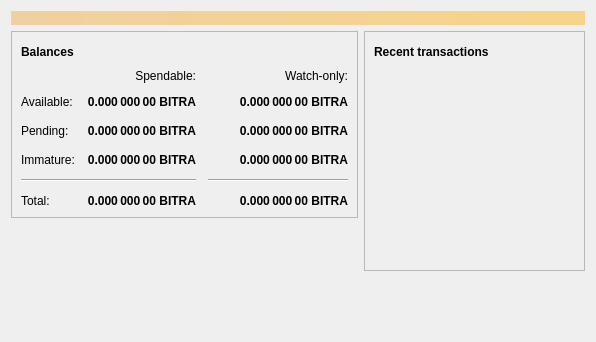
<?xml version="1.0" encoding="UTF-8"?>
<ui version="4.0">
 <class>OverviewPage</class>
 <widget class="QWidget" name="OverviewPage">
  <property name="geometry">
   <rect>
    <x>0</x>
    <y>0</y>
    <width>596</width>
    <height>342</height>
   </rect>
  </property>
  <property name="windowTitle">
   <string>Form</string>
  </property>
  <layout class="QVBoxLayout" name="topLayout">
   <item>
    <widget class="QLabel" name="labelAlerts">
     <property name="visible">
      <bool>false</bool>
     </property>
     <property name="styleSheet">
      <string notr="true">QLabel { background-color: qlineargradient(x1: 0, y1: 0, x2: 1, y2: 0, stop:0 #F0D0A0, stop:1 #F8D488); color:#000000; }</string>
     </property>
     <property name="wordWrap">
      <bool>true</bool>
     </property>
     <property name="margin">
      <number>3</number>
     </property>
     <property name="textInteractionFlags">
      <set>Qt::TextSelectableByMouse</set>
     </property>
    </widget>
   </item>
   <item>
    <layout class="QHBoxLayout" name="horizontalLayout" stretch="1,1">
     <item>
      <layout class="QVBoxLayout" name="verticalLayout_2">
       <item>
        <widget class="QFrame" name="frame">
         <property name="frameShape">
          <enum>QFrame::StyledPanel</enum>
         </property>
         <property name="frameShadow">
          <enum>QFrame::Raised</enum>
         </property>
         <layout class="QVBoxLayout" name="verticalLayout_4">
          <item>
           <layout class="QHBoxLayout" name="horizontalLayout_4">
            <item>
             <widget class="QLabel" name="label_5">
              <property name="font">
               <font>
                <weight>75</weight>
                <bold>true</bold>
               </font>
              </property>
              <property name="text">
               <string>Balances</string>
              </property>
             </widget>
            </item>
            <item>
             <widget class="QPushButton" name="labelWalletStatus">
              <property name="enabled">
               <bool>true</bool>
              </property>
              <property name="maximumSize">
               <size>
                <width>30</width>
                <height>16777215</height>
               </size>
              </property>
              <property name="toolTip">
               <string>The displayed information may be out of date. Your wallet automatically synchronizes with the Bitranium network after a connection is established, but this process has not completed yet.</string>
              </property>
              <property name="text">
               <string/>
              </property>
              <property name="icon">
               <iconset resource="../bitcoin.qrc">
                <normaloff>:/icons/warning</normaloff>
                <disabledoff>:/icons/warning</disabledoff>:/icons/warning</iconset>
              </property>
              <property name="iconSize">
               <size>
                <width>24</width>
                <height>24</height>
               </size>
              </property>
              <property name="flat">
               <bool>true</bool>
              </property>
             </widget>
            </item>
            <item>
             <spacer name="horizontalSpacer_3">
              <property name="orientation">
               <enum>Qt::Horizontal</enum>
              </property>
              <property name="sizeHint" stdset="0">
               <size>
                <width>40</width>
                <height>20</height>
               </size>
              </property>
             </spacer>
            </item>
           </layout>
          </item>
          <item>
           <layout class="QGridLayout" name="gridLayout">
            <property name="spacing">
             <number>12</number>
            </property>
            <item row="2" column="2">
             <widget class="QLabel" name="labelWatchPending">
              <property name="font">
               <font>
                <weight>75</weight>
                <bold>true</bold>
               </font>
              </property>
              <property name="cursor">
               <cursorShape>IBeamCursor</cursorShape>
              </property>
              <property name="toolTip">
               <string>Unconfirmed transactions to watch-only addresses</string>
              </property>
              <property name="text">
               <string notr="true">0.000 000 00 BITRA</string>
              </property>
              <property name="alignment">
               <set>Qt::AlignRight|Qt::AlignTrailing|Qt::AlignVCenter</set>
              </property>
              <property name="textInteractionFlags">
               <set>Qt::LinksAccessibleByMouse|Qt::TextSelectableByKeyboard|Qt::TextSelectableByMouse</set>
              </property>
             </widget>
            </item>
            <item row="2" column="1">
             <widget class="QLabel" name="labelUnconfirmed">
              <property name="font">
               <font>
                <weight>75</weight>
                <bold>true</bold>
               </font>
              </property>
              <property name="cursor">
               <cursorShape>IBeamCursor</cursorShape>
              </property>
              <property name="toolTip">
               <string>Total of transactions that have yet to be confirmed, and do not yet count toward the spendable balance</string>
              </property>
              <property name="text">
               <string notr="true">0.000 000 00 BITRA</string>
              </property>
              <property name="alignment">
               <set>Qt::AlignRight|Qt::AlignTrailing|Qt::AlignVCenter</set>
              </property>
              <property name="textInteractionFlags">
               <set>Qt::LinksAccessibleByMouse|Qt::TextSelectableByKeyboard|Qt::TextSelectableByMouse</set>
              </property>
             </widget>
            </item>
            <item row="3" column="2">
             <widget class="QLabel" name="labelWatchImmature">
              <property name="font">
               <font>
                <weight>75</weight>
                <bold>true</bold>
               </font>
              </property>
              <property name="cursor">
               <cursorShape>IBeamCursor</cursorShape>
              </property>
              <property name="toolTip">
               <string>Mined balance in watch-only addresses that has not yet matured</string>
              </property>
              <property name="text">
               <string notr="true">0.000 000 00 BITRA</string>
              </property>
              <property name="alignment">
               <set>Qt::AlignRight|Qt::AlignTrailing|Qt::AlignVCenter</set>
              </property>
              <property name="textInteractionFlags">
               <set>Qt::LinksAccessibleByMouse|Qt::TextSelectableByKeyboard|Qt::TextSelectableByMouse</set>
              </property>
             </widget>
            </item>
            <item row="4" column="0" colspan="2">
             <widget class="Line" name="line">
              <property name="orientation">
               <enum>Qt::Horizontal</enum>
              </property>
             </widget>
            </item>
            <item row="4" column="2">
             <widget class="Line" name="lineWatchBalance">
              <property name="sizePolicy">
               <sizepolicy hsizetype="Preferred" vsizetype="Fixed">
                <horstretch>0</horstretch>
                <verstretch>0</verstretch>
               </sizepolicy>
              </property>
              <property name="minimumSize">
               <size>
                <width>140</width>
                <height>0</height>
               </size>
              </property>
              <property name="orientation">
               <enum>Qt::Horizontal</enum>
              </property>
             </widget>
            </item>
            <item row="5" column="0">
             <widget class="QLabel" name="labelTotalText">
              <property name="text">
               <string>Total:</string>
              </property>
             </widget>
            </item>
            <item row="3" column="1">
             <widget class="QLabel" name="labelImmature">
              <property name="font">
               <font>
                <weight>75</weight>
                <bold>true</bold>
               </font>
              </property>
              <property name="cursor">
               <cursorShape>IBeamCursor</cursorShape>
              </property>
              <property name="toolTip">
               <string>Mined balance that has not yet matured</string>
              </property>
              <property name="text">
               <string notr="true">0.000 000 00 BITRA</string>
              </property>
              <property name="alignment">
               <set>Qt::AlignRight|Qt::AlignTrailing|Qt::AlignVCenter</set>
              </property>
              <property name="textInteractionFlags">
               <set>Qt::LinksAccessibleByMouse|Qt::TextSelectableByKeyboard|Qt::TextSelectableByMouse</set>
              </property>
             </widget>
            </item>
            <item row="2" column="3">
             <spacer name="horizontalSpacer_2">
              <property name="orientation">
               <enum>Qt::Horizontal</enum>
              </property>
              <property name="sizeHint" stdset="0">
               <size>
                <width>40</width>
                <height>20</height>
               </size>
              </property>
             </spacer>
            </item>
            <item row="3" column="0">
             <widget class="QLabel" name="labelImmatureText">
              <property name="text">
               <string>Immature:</string>
              </property>
             </widget>
            </item>
            <item row="5" column="1">
             <widget class="QLabel" name="labelTotal">
              <property name="font">
               <font>
                <weight>75</weight>
                <bold>true</bold>
               </font>
              </property>
              <property name="cursor">
               <cursorShape>IBeamCursor</cursorShape>
              </property>
              <property name="toolTip">
               <string>Your current total balance</string>
              </property>
              <property name="text">
               <string notr="true">0.000 000 00 BITRA</string>
              </property>
              <property name="alignment">
               <set>Qt::AlignRight|Qt::AlignTrailing|Qt::AlignVCenter</set>
              </property>
              <property name="textInteractionFlags">
               <set>Qt::LinksAccessibleByMouse|Qt::TextSelectableByKeyboard|Qt::TextSelectableByMouse</set>
              </property>
             </widget>
            </item>
            <item row="5" column="2">
             <widget class="QLabel" name="labelWatchTotal">
              <property name="font">
               <font>
                <weight>75</weight>
                <bold>true</bold>
               </font>
              </property>
              <property name="cursor">
               <cursorShape>IBeamCursor</cursorShape>
              </property>
              <property name="toolTip">
               <string>Current total balance in watch-only addresses</string>
              </property>
              <property name="text">
               <string notr="true">0.000 000 00 BITRA</string>
              </property>
              <property name="alignment">
               <set>Qt::AlignRight|Qt::AlignTrailing|Qt::AlignVCenter</set>
              </property>
              <property name="textInteractionFlags">
               <set>Qt::LinksAccessibleByMouse|Qt::TextSelectableByKeyboard|Qt::TextSelectableByMouse</set>
              </property>
             </widget>
            </item>
            <item row="0" column="2">
             <widget class="QLabel" name="labelWatchonly">
              <property name="text">
               <string>Watch-only:</string>
              </property>
              <property name="alignment">
               <set>Qt::AlignRight|Qt::AlignTrailing|Qt::AlignVCenter</set>
              </property>
             </widget>
            </item>
            <item row="1" column="0">
             <widget class="QLabel" name="labelBalanceText">
              <property name="text">
               <string>Available:</string>
              </property>
             </widget>
            </item>
            <item row="1" column="1">
             <widget class="QLabel" name="labelBalance">
              <property name="font">
               <font>
                <weight>75</weight>
                <bold>true</bold>
               </font>
              </property>
              <property name="cursor">
               <cursorShape>IBeamCursor</cursorShape>
              </property>
              <property name="toolTip">
               <string>Your current spendable balance</string>
              </property>
              <property name="text">
               <string notr="true">0.000 000 00 BITRA</string>
              </property>
              <property name="alignment">
               <set>Qt::AlignRight|Qt::AlignTrailing|Qt::AlignVCenter</set>
              </property>
              <property name="textInteractionFlags">
               <set>Qt::LinksAccessibleByMouse|Qt::TextSelectableByKeyboard|Qt::TextSelectableByMouse</set>
              </property>
             </widget>
            </item>
            <item row="1" column="2">
             <widget class="QLabel" name="labelWatchAvailable">
              <property name="font">
               <font>
                <weight>75</weight>
                <bold>true</bold>
               </font>
              </property>
              <property name="cursor">
               <cursorShape>IBeamCursor</cursorShape>
              </property>
              <property name="toolTip">
               <string>Your current balance in watch-only addresses</string>
              </property>
              <property name="text">
               <string notr="true">0.000 000 00 BITRA</string>
              </property>
              <property name="alignment">
               <set>Qt::AlignRight|Qt::AlignTrailing|Qt::AlignVCenter</set>
              </property>
              <property name="textInteractionFlags">
               <set>Qt::LinksAccessibleByMouse|Qt::TextSelectableByKeyboard|Qt::TextSelectableByMouse</set>
              </property>
             </widget>
            </item>
            <item row="2" column="0">
             <widget class="QLabel" name="labelPendingText">
              <property name="text">
               <string>Pending:</string>
              </property>
             </widget>
            </item>
            <item row="0" column="1">
             <widget class="QLabel" name="labelSpendable">
              <property name="text">
               <string>Spendable:</string>
              </property>
              <property name="alignment">
               <set>Qt::AlignRight|Qt::AlignTrailing|Qt::AlignVCenter</set>
              </property>
             </widget>
            </item>
           </layout>
          </item>
         </layout>
        </widget>
       </item>
       <item>
        <spacer name="verticalSpacer">
         <property name="orientation">
          <enum>Qt::Vertical</enum>
         </property>
         <property name="sizeHint" stdset="0">
          <size>
           <width>20</width>
           <height>40</height>
          </size>
         </property>
        </spacer>
       </item>
      </layout>
     </item>
     <item>
      <layout class="QVBoxLayout" name="verticalLayout_3">
       <item>
        <widget class="QFrame" name="frame_2">
         <property name="frameShape">
          <enum>QFrame::StyledPanel</enum>
         </property>
         <property name="frameShadow">
          <enum>QFrame::Raised</enum>
         </property>
         <layout class="QVBoxLayout" name="verticalLayout">
          <item>
           <layout class="QHBoxLayout" name="horizontalLayout_2">
            <item>
             <widget class="QLabel" name="label_4">
              <property name="font">
               <font>
                <weight>75</weight>
                <bold>true</bold>
               </font>
              </property>
              <property name="text">
               <string>Recent transactions</string>
              </property>
             </widget>
            </item>
            <item>
             <widget class="QPushButton" name="labelTransactionsStatus">
              <property name="enabled">
               <bool>true</bool>
              </property>
              <property name="maximumSize">
               <size>
                <width>30</width>
                <height>16777215</height>
               </size>
              </property>
              <property name="toolTip">
               <string>The displayed information may be out of date. Your wallet automatically synchronizes with the Bitranium network after a connection is established, but this process has not completed yet.</string>
              </property>
              <property name="text">
               <string/>
              </property>
              <property name="icon">
               <iconset resource="../bitcoin.qrc">
                <normaloff>:/icons/warning</normaloff>
                <disabledoff>:/icons/warning</disabledoff>:/icons/warning</iconset>
              </property>
              <property name="iconSize">
               <size>
                <width>24</width>
                <height>24</height>
               </size>
              </property>
              <property name="flat">
               <bool>true</bool>
              </property>
             </widget>
            </item>
            <item>
             <spacer name="horizontalSpacer">
              <property name="orientation">
               <enum>Qt::Horizontal</enum>
              </property>
              <property name="sizeHint" stdset="0">
               <size>
                <width>40</width>
                <height>20</height>
               </size>
              </property>
             </spacer>
            </item>
           </layout>
          </item>
          <item>
           <widget class="QListView" name="listTransactions">
            <property name="styleSheet">
             <string notr="true">QListView { background: transparent; }</string>
            </property>
            <property name="frameShape">
             <enum>QFrame::NoFrame</enum>
            </property>
            <property name="verticalScrollBarPolicy">
             <enum>Qt::ScrollBarAlwaysOff</enum>
            </property>
            <property name="horizontalScrollBarPolicy">
             <enum>Qt::ScrollBarAlwaysOff</enum>
            </property>
            <property name="selectionMode">
             <enum>QAbstractItemView::NoSelection</enum>
            </property>
           </widget>
          </item>
         </layout>
        </widget>
       </item>
       <item>
        <spacer name="verticalSpacer_2">
         <property name="orientation">
          <enum>Qt::Vertical</enum>
         </property>
         <property name="sizeHint" stdset="0">
          <size>
           <width>20</width>
           <height>40</height>
          </size>
         </property>
        </spacer>
       </item>
      </layout>
     </item>
    </layout>
   </item>
  </layout>
 </widget>
 <resources/>
 <connections/>
</ui>
